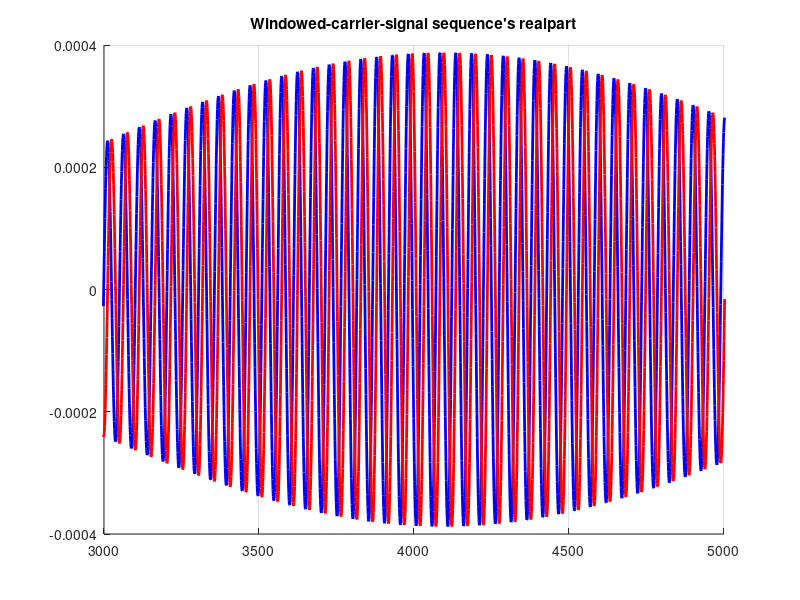

Source code (MATLAB): (Note: this script raises an error after producing the figure.)
%%
% 验证长序列FFT多相结构的连续输出
clear;clc;

M = 8192; % Long-FFT-length
R = 4; % Taps in each polyphase branch. 
N = M/R; % Polyphase FFT-length
L = M*120; % original signal length.
n = 0:L-1;   % sampling index (time)
P = 64; % 2-nd FFT-length
OSR = 1; % over-sampled ratio

ksM = -M/2:M/2-1; % FFT-bin index (normalized frequency) 
ksP = -P/2:P/2-1; % FFT-bin index (normalized frequency) 
srate = 2048e6; % sampling rate.

kM = 160; % signal frequency central-bin for M-pnt long-FFT. kM in [-M/2:M/2-1]
kP = 31; % signal frequency central-bin in second-FFT. kP in [-P/2:P/2-1]
% dkM = kP*R*OSR/P ;% signal frequency fraction-part for M-pnt long-FFT. kP in [-M/2:M/2-1]
dkM = kP*OSR/P ;% signal frequency fraction-part for M-pnt long-FFT. kP in [-M/2:M/2-1]

kvf = kM + dkM; % signal real frequency for M-pnt FFT.
fv = srate/M*(kM + kP/P*OSR);
dfv = srate/M*(1 + 1/P*OSR);

disp(['Sampling Rate: ',num2str(srate),' /s'])
disp(['kM-bin (M-FFT): ',num2str(kM),', kP-bin (2nd-P-FFT): ',num2str(kP)])
disp(['Real-frequency-bin(M-FFT): ',num2str(kvf)])
disp(['Real-frequency: ',num2str(fv), ' Hz'])
disp(['frequency resolution: ',num2str(dfv), ' Hz'])

%%
% x = zeros(1,L);
% for vv = 1:P
%     x = exp(1i*2*pi*kvf(vv)/M.*n) + x; 
% end
x = exp(1i*2*pi*fv/srate.*n); 
% win = (rectwin(N))'; 
rect_win = ones(1,M)./M;
ham_win = (hamming(M))'; % hamming window function
ham_win = ham_win./sum(ham_win);
% sinc_win = fir1(N-1,1/M,rectwin(N)); % sinc window function

% sinc_win = sinc(pi.*((0:M-1)-M/2)./N);
% sinc_win = sinc(pi.*((0:M-1)-M/2)./(2*N))/2;
sinc_win = sinc(pi.*((0:M-1)-M/2)./(4*N))/4;
sinc_win = sinc_win./sum(sinc_win);
%
sys_win = sinc_win.*ham_win; % composed system window function
sys_win = sys_win./sum(sys_win);
sys_win1 = rect_win;

%
% plot M-pnt windowed time squence data .
x_sysWin = x(1:M).* sys_win;
%%
figure(1),clf
% subplot(211)
hold on
plot(0:M-1,real(x_sysWin),'b-','linew',2);
% grid on
title('Windowed-carrier-signal sequence''s realpart')
% subplot(212)
plot(0:M-1,imag(x_sysWin),'r-','linew',2);
grid on

xlim([3000 5000])

%%


os_ratio = OSR; % the oversampled ratio. os_ratio>1 means that outputs from pfft_cs's bins refresh faster.
slide_len = M/os_ratio; % when being loaded,the start position in orig.sequence increase by slide_len

load_times = floor((L-M)/slide_len)+1; % deducted from geometric relation
disp(['load_times: ' num2str(load_times)])
%
Y_PFB_frames = zeros(N,load_times);
Y1_PFB_frames = zeros(N,load_times);

for cnt = 1:load_times
    % for every sliding, compute the current head and tail of the
    % ready-to-pfft_cs sequence.
    head_ptr = 1+(cnt-1)*slide_len;
    tail_ptr = 1+(cnt-1)*slide_len + M-1;

    xk_reg = x(head_ptr:tail_ptr); % load the ready-to-pfft_cs sequence in register.
    Y_PFB_frames(:,cnt) = pfft_cs(xk_reg,sys_win,N,R);
    Y1_PFB_frames(:,cnt) = pfft_cs(xk_reg,rect_win,N,R);
end    

disp('ends here')
%
% run 2-nd FFT to extract the real frequency
chan_Nidx = kM/R+1; %% Caution: N channel decimation from M-FFT
Y_PFB_samples = Y_PFB_frames(chan_Nidx,:);
Y1_PFB_samples = Y1_PFB_frames(chan_Nidx,:);

Z = fft(Y_PFB_samples(1:P));
Z1 = fft(Y1_PFB_samples(1:P));
%

%%
ksN = -N/2:N/2-1;
figure(3),clf
hold on
plot(ksN, fftshift(mag2db(abs(Y_PFB_frames(:,1)))),'k-','LineWidth',2)

figure(4),clf
hold on
plot(ksP,fftshift(mag2db(abs(Z)./max(abs(Z)))),'bs','LineWidth',2)
plot(ksP,fftshift(mag2db(abs(Z1)./max(abs(Z1)))),'ks','LineWidth',2)
ylim([-9 2])
% plot(ksP,(mag2db(abs(Z))),'bs','LineWidth',2)
% plot(mag2db(abs(Z)),'bs','LineWidth',2)
grid on
% ylim([-100 5])
%%
Y_PFB = pfft(x,sys_win,N,R,2);
Y_samples = Y_PFB(chan_Nidx,:);
Z0 = fft(Y_samples(1:P));
%%
figure(5),clf
hold on
plot(ksP,fftshift(mag2db(abs(Z)./max(abs(Z)))),'b.','LineWidth',2)
plot(ksP,fftshift(mag2db(abs(Z0)./max(abs(Z1)))),'ko','LineWidth',2)